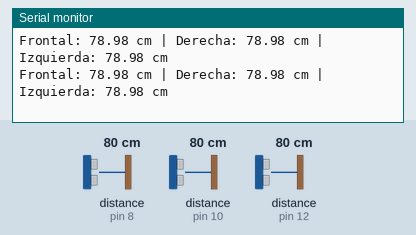
Simulated run of this sketch. Board: Arduino Uno, built with avr-gcc and run on an emulated ATmega328P. On the bench: the last lines printed to the serial monitor. Wiring (inferred from the names in the program): 3 × ultrasonic range finder: trigger pin 7, echo pin 8 / trigger pin 9, echo pin 10 / trigger pin 11, echo pin 12. The inputs (shaded band) are chosen by the test bench; at power-on: distance to the obstacle (sensors on pin 8, pin 10, pin 12) 80 cm. The echo pulse lasts 58.3 µs per cm.

Above: at 1.2 s.
1.3 s: distance to the obstacle (sensor on pin 8) set to 2 cm
At 1.48 s:
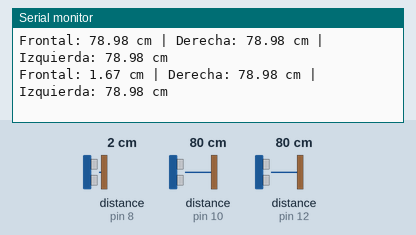
4.3 s: distance to the obstacle (sensor on pin 10) set to 35 cm
At 4.41 s:
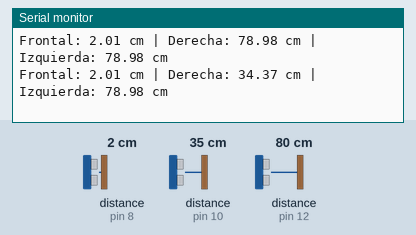
7.3 s: distance to the obstacle (sensor on pin 12) set to 35 cm
At 7.37 s:
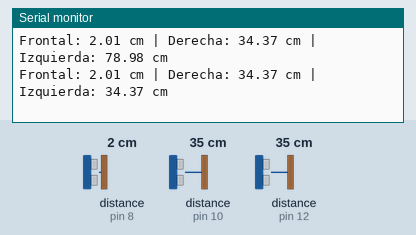
10.3 s: distance to the obstacle (sensor on pin 8) set to 9 cm
At 10.37 s:
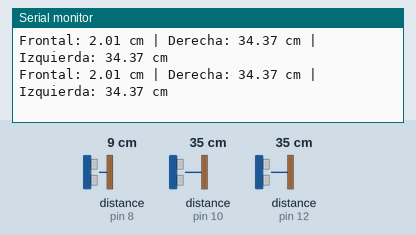
13.3 s: distance to the obstacle (sensor on pin 10) set to 9 cm
At 13.39 s:
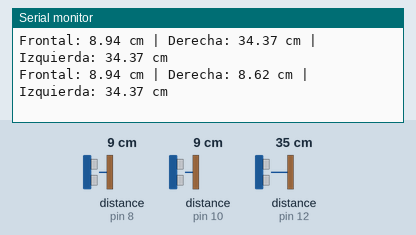
16.3 s: distance to the obstacle (sensor on pin 12) set to 2 cm
At 16.36 s:
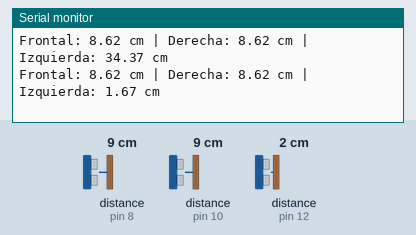
Timing chart, 0 to 19.3 s (numbered marks = the images above; inputs shaded):
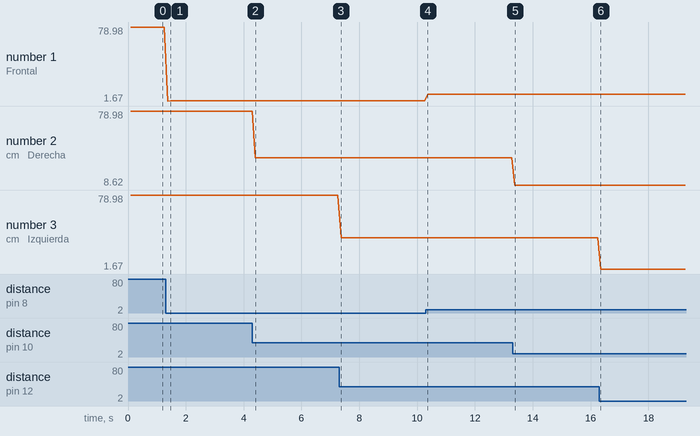

Measured:
- after the input at 1.3 s, the serial monitor: prints a new line after 0.07 s (image 1)
- after the input at 4.3 s, the serial monitor: prints a new line after 0.11 s (image 2)
- after the input at 7.3 s, the serial monitor: prints a new line after 0.07 s (image 3)
- after the input at 13.3 s, the serial monitor: prints a new line after 0.08 s (image 5)
- after the input at 16.3 s, the serial monitor: prints a new line after 0.05 s (image 6)
- plotted number 1: 78.98 → 2.01 after the input at 1.3 s, 2.01 → 8.94 after the input at 10.3 s, 8.94 → 8.62 after the input at 13.3 s, 8.62 → 8.6 after the input at 16.3 s
- plotted number 2: 78.98 → 34.37 after the input at 4.3 s, 34.37 → 8.62 after the input at 13.3 s
- plotted number 3: 34.37 → 1.67 after the input at 16.3 s

The sketch:

Prueba_de_sensores_ultrasonicos.ino
```cpp
#include <Arduino.h> // No es estrictamente necesario en IDE de Arduino, pero buena práctica

// --- Pines de Hardware para los Sensores Ultrasonicos ---
#define TRIG_FRONTAL 7    // Pin TRIG del sensor ultrasónico frontal
#define ECHO_FRONTAL 8    // Pin ECHO del sensor ultrasónico frontal
#define TRIG_DERECHO 9    // Pin TRIG del sensor ultrasónico derecho
#define ECHO_DERECHO 10   // Pin ECHO del sensor ultrasónico derecho
#define TRIG_IZQUIERDO 11 // Pin TRIG del sensor ultrasónico izquierdo
#define ECHO_IZQUIERDO 12 // Pin ECHO del sensor ultrasónico izquierdo

// --- Variables para almacenar las distancias ---
float frontal_dist;
float derecha_dist;
float izquierda_dist;

// --- Prototipo de la función para leer el sensor ---
float leerUltrasonico(uint8_t trigPin, uint8_t echoPin);

void setup() {
  // Inicializar la comunicación serial a 9600 baudios
  // Asegúrate de que el monitor serial en tu IDE de Arduino esté configurado a la misma velocidad.
  Serial.begin(9600);
  Serial.println("Iniciando lectura de sensores ultrasónicos...");
  Serial.println("----------------------------------------");

  // Configurar los pines TRIG como salida y ECHO como entrada para cada sensor
  pinMode(TRIG_FRONTAL, OUTPUT);
  pinMode(ECHO_FRONTAL, INPUT);

  pinMode(TRIG_DERECHO, OUTPUT);
  pinMode(ECHO_DERECHO, INPUT);

  pinMode(TRIG_IZQUIERDO, OUTPUT);
  pinMode(ECHO_IZQUIERDO, INPUT);
}

void loop() {
  // Leer la distancia de cada sensor
  frontal_dist = leerUltrasonico(TRIG_FRONTAL, ECHO_FRONTAL);
  derecha_dist = leerUltrasonico(TRIG_DERECHO, ECHO_DERECHO);
  izquierda_dist = leerUltrasonico(TRIG_IZQUIERDO, ECHO_IZQUIERDO);

  // Imprimir las distancias en el monitor serial
  Serial.print("Frontal: ");
  Serial.print(frontal_dist);
  Serial.print(" cm | ");

  Serial.print("Derecha: ");
  Serial.print(derecha_dist);
  Serial.print(" cm | ");

  Serial.print("Izquierda: ");
  Serial.print(izquierda_dist);
  Serial.println(" cm");

  // Pequeña pausa para permitir lecturas estables y no saturar el monitor serial
  delay(100);
}

/**
 * @brief Lee la distancia de un sensor ultrasónico HC-SR04.
 * * @param trigPin El pin TRIG del sensor.
 * @param echoPin El pin ECHO del sensor.
 * @return La distancia medida en centímetros. Retorna 400 cm si la lectura es inconsistente (0 o > 400).
 */
float leerUltrasonico(uint8_t trigPin, uint8_t echoPin) {
  // Limpiar el pin TRIG (asegurarse de que esté en LOW antes de enviar el pulso)
  digitalWrite(trigPin, LOW);
  delayMicroseconds(2); // Pequeña pausa

  // Establecer el pin TRIG en HIGH durante 10 microsegundos para enviar el pulso
  digitalWrite(trigPin, HIGH);
  delayMicroseconds(10);
  digitalWrite(trigPin, LOW); // Volver el pin TRIG a LOW

  // Medir la duración del pulso en el pin ECHO (tiempo que tarda la señal en ir y volver)
  long duracion = pulseIn(echoPin, HIGH);

  // Calcular la distancia en centímetros
  // Velocidad del sonido en el aire es aproximadamente 0.034 cm/microsegundo.
  // La distancia es (velocidad * tiempo) / 2 (porque el sonido viaja de ida y vuelta).
  float distanciaCm = duracion * 0.034 / 2;

  // Filtrado simple: si la distancia es 0 o un valor muy alto (fuera de rango usual),
  // se considera una lectura inválida y se devuelve un valor grande.
  if (distanciaCm == 0 || distanciaCm > 400) {
    return 400.0; // Retorna 400 cm para indicar que no hay obstáculo cercano o lectura fuera de rango
  }
  return distanciaCm; // Retorna la distancia calculada
}
```
